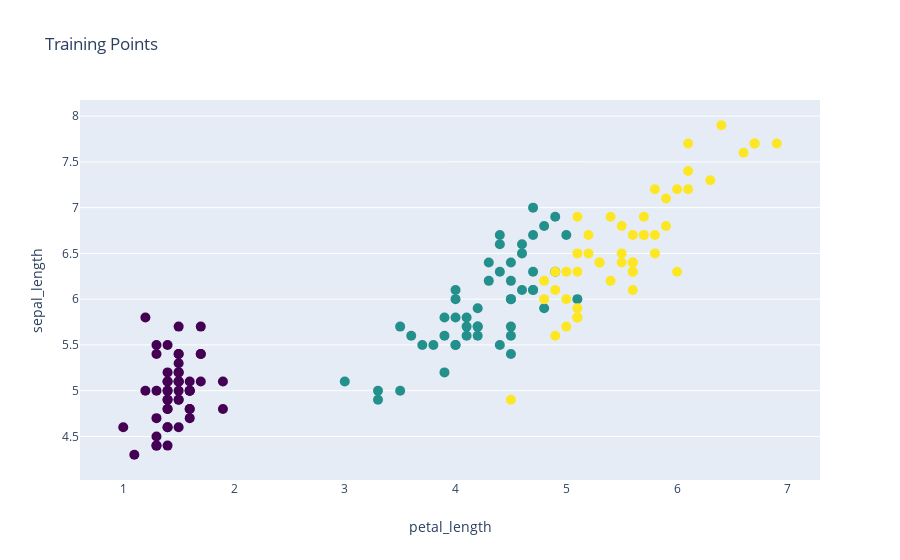

Notebook cell for this chart:
### Markdown cell above
## [Plotly](https://plot.ly/python/)

_"Plotly's Python graphing library makes interactive, publication-quality graphs online"_

### Code cell
from plotly.offline import download_plotlyjs, init_notebook_mode, plot, iplot
import plotly.graph_objs as go
init_notebook_mode(connected=True)

# Create a trace
trace = go.Scatter(
    x=iris_pd['petal_length'], 
    y=iris_pd['sepal_length'],
    mode = 'markers',
    marker=dict(color=iris_pd['color'],
                size=10,
                colorscale='Viridis',
                showscale=False))

layout = go.Layout(title='Training Points',
                   xaxis=dict(title='petal_length',
                            showgrid=False),
                   yaxis=dict(title='sepal_length',
                            showgrid=True))
 
fig = go.Figure(data=[trace], layout=layout)
iplot(fig)

### Figure 1 — Plotly figure (JSON) as saved in the notebook; plotly's stock layout.template omitted (floating-point values rounded to 4 significant figures; data arrays with more than 128 entries replaced by an {"elided": "..."} marker saying what was removed)
{"data": [{"marker": {"color": {"elided": "150 int values"}, "colorscale": [[0, "#440154"], [0.1111, "#482878"], [0.2222, "#3e4989"], [0.3333, "#31688e"], [0.4444, "#26828e"], [0.5556, "#1f9e89"], [0.6667, "#35b779"], [0.7778, "#6ece58"], [0.8889, "#b5de2b"], [1, "#fde725"]], "showscale": false, "size": 10}, "mode": "markers", "type": "scatter", "x": {"elided": "150 float values"}, "y": {"elided": "150 float values"}}], "layout": {"title": {"text": "Training Points"}, "xaxis": {"showgrid": false, "title": {"text": "petal_length"}}, "yaxis": {"showgrid": true, "title": {"text": "sepal_length"}}}}
